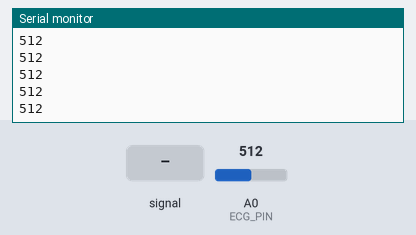
The sketch below on a simulated Arduino Uno, built with avr-gcc and run on an emulated ATmega328P. Parts: the last lines printed to the serial monitor. The test bench sets the inputs (shaded band); at power-on: A0 (ECG_PIN) = 512.

Above: at 1.2 s.
1.3 s: A0 (ECG_PIN) fed a 200 Hz sine of ±81 counts around its level
At 2.3 s:
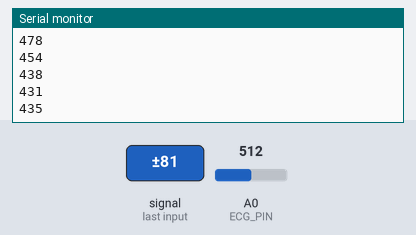
2.8 s: A0 (ECG_PIN) set to 716
At 3.7 s:
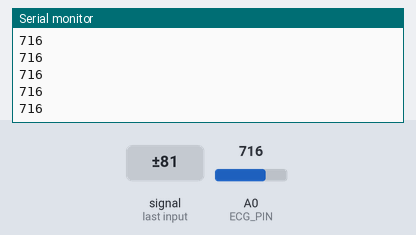
4.3 s: A0 (ECG_PIN) fed a 1000 Hz sine of ±255 counts around its level
5.8 s: A0 (ECG_PIN) set to 1023
At 6.5 s:
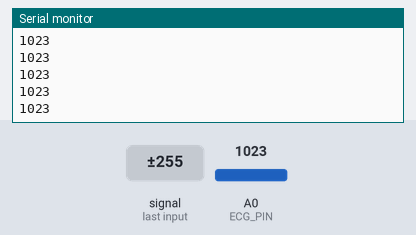
Timing chart, 0 to 8.3 s (numbered marks = the images above; inputs shaded):
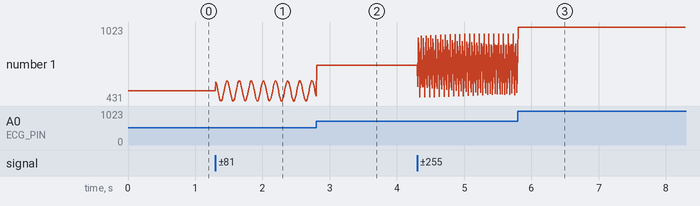

Measured:
- after the input at 1.3 s, the serial monitor: prints a new line at once (image 1)
- plotted number 1: 512 → 468 after the input at 1.3 s

The sketch:

ArduinoECG.ino
```cpp
const int ECG_PIN = A0;

void setup() {
  Serial.begin(9600);
}

void loop() {
  int ecgValue = analogRead(ECG_PIN);
  Serial.println(ecgValue);
  delay(10);
}
```
